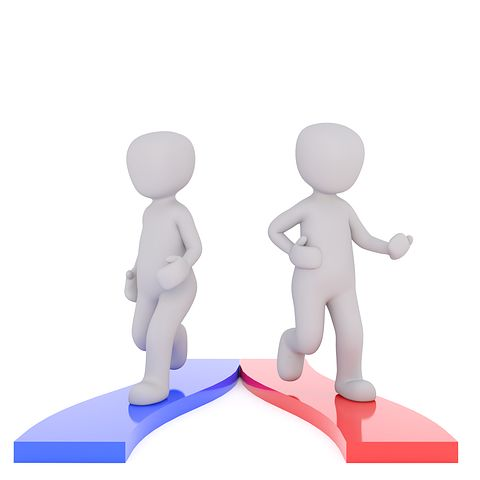
#> input picture 11. Tugas MetNum - Edge Detection/white.jpeg, 480 x 480 px, found by its file name
$ jupyter execute Edge_Detection.ipynb
#> lines starting #> are read from the running program, lines starting #| are printed output that depends on the picture; after the words box and inside, x2 and y2 are one past the last pixel; in counts of white or black regions, pixels touching at a corner belong together
Fadgham Albar Ronggoputra 21/479723/PA/20802

[cell 1]
import cv2 as cv
from google.colab.patches import cv2_imshow
from matplotlib import pyplot as plt
import pandas as pd

[cell 2]
image = cv.imread("/content/drive/MyDrive/white.jpeg")
#> image is the input picture: shape (480, 480, 3); mean B, G, R 241.9, 236.5, 241.6
gray = cv.cvtColor(image, cv.COLOR_BGR2GRAY)
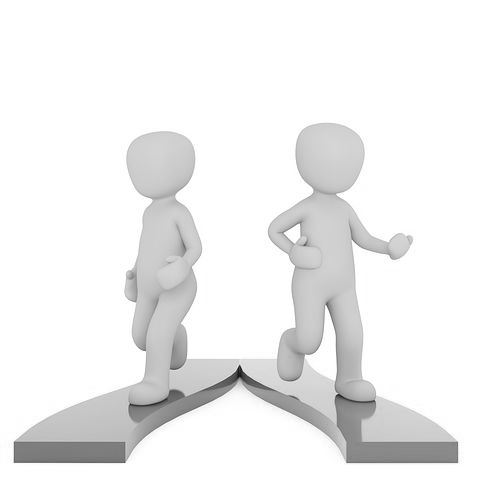
#> gray: shape (480, 480); min 14, max 255, mean 238.7
cv2_imshow(gray)

[cell 3]
# Define the step size for the second derivative
h = 1

# Compute the second derivative of the image using the Taylor series formula
dxx = (gray[:-2, 1:-1] - 2 * gray[1:-1, 1:-1] + gray[2:, 1:-1]) / (h ** 2)
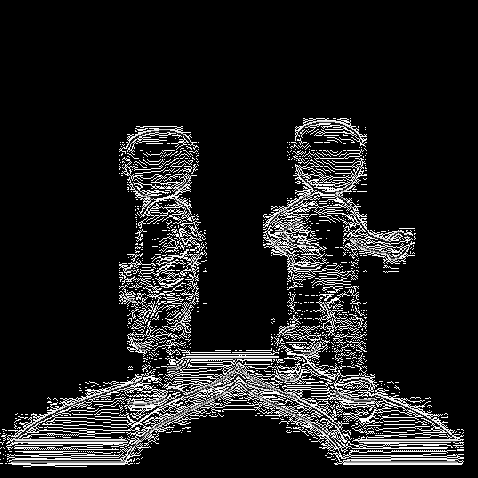
#> dxx: shape (478, 478) float64; min 0, max 255, mean 30.3
dyy = (gray[1:-1, :-2] - 2 * gray[1:-1, 1:-1] + gray[1:-1, 2:]) / (h ** 2)
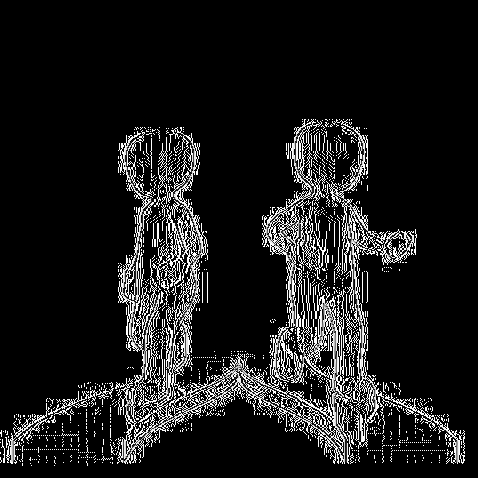
#> dyy: shape (478, 478) float64; min 0, max 255, mean 27.1
dxy = (gray[:-2, :-2] - gray[:-2, 2:] - gray[2:, :-2] + gray[2:, 2:]) / (4 * h ** 2)
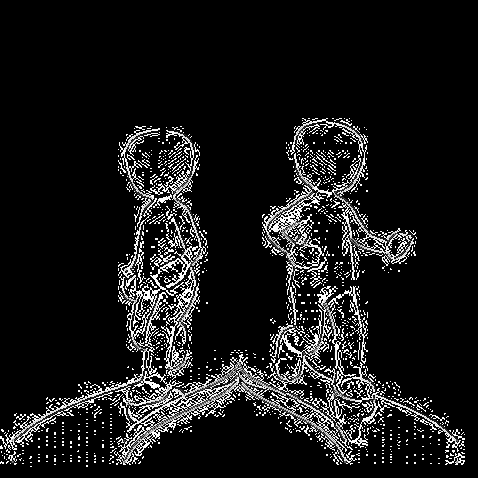
#> dxy: shape (478, 478) float64; min 0, max 63.75, mean 6.3; drawn with min black and max white

[cell 4]
# Compute the Laplacian of the image
laplacian = dxx + dyy
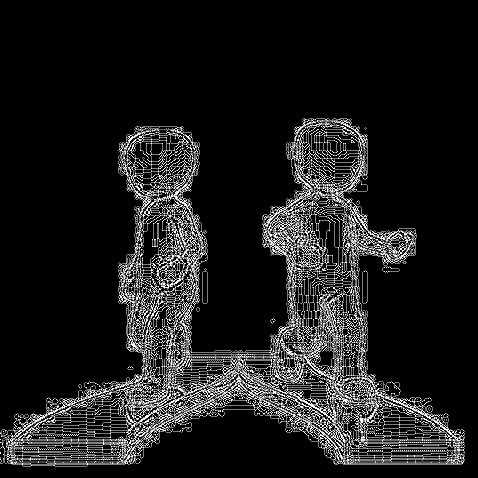
#> laplacian: shape (478, 478) float64; min 0, max 510, mean 57.4; drawn with min black and max white

# Normalize the Laplacian to the range [0, 255]
laplacian = cv.normalize(laplacian, None, 0, 255, cv.NORM_MINMAX, cv.CV_8U)

# Threshold the Laplacian to identify edges
thresh = 100
edges = cv.threshold(laplacian, thresh, 255, cv.THRESH_BINARY)[1]
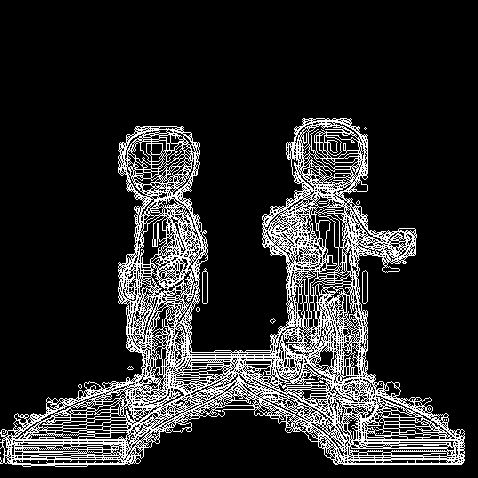
#> edges: shape (478, 478); 16.2% white in thin lines or dots, all inside (x1, y1, x2, y2) = (0, 118, 465, 467)
